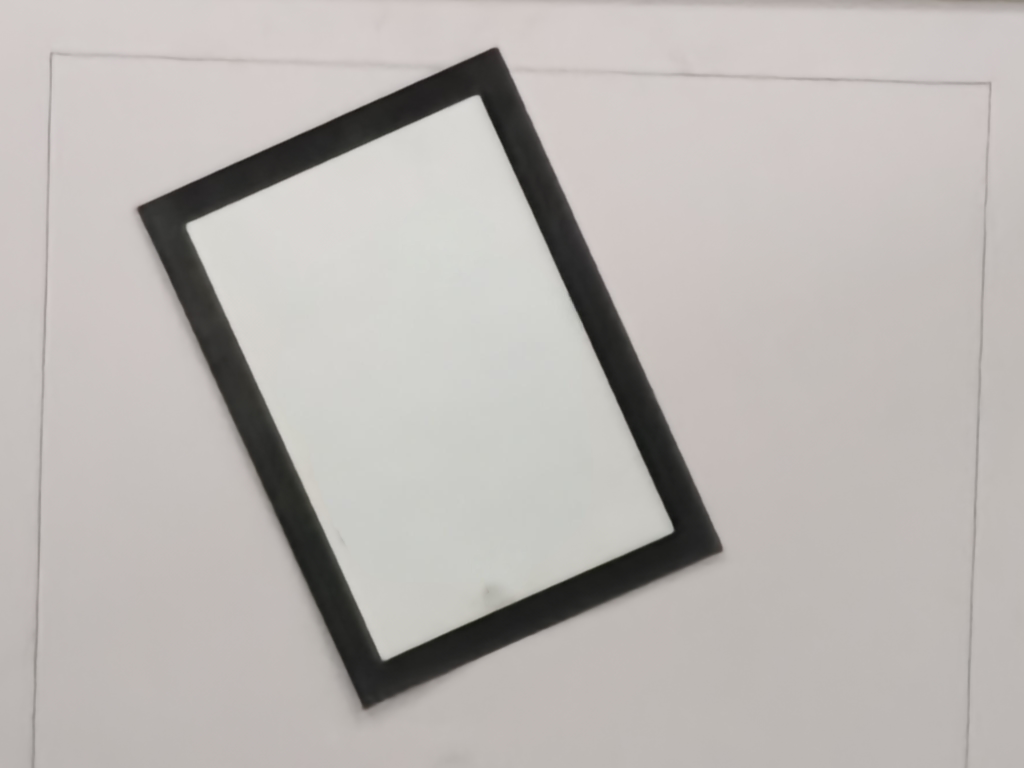
#> input picture run/black.jpg, 4096 x 3072 px, given in place of the camera (shown at 1/4 size)
$ python detect_experiment.py
#> lines starting #> are read from the running program, lines starting #| are printed output that depends on the picture; after the words box and inside, x2 and y2 are one past the last pixel; in counts of white or black regions, pixels touching at a corner belong together
#> in main, frame is the input picture: shape (3072, 4096, 3); mean B, G, R 179, 182.3, 186.8
import cv2
import numpy as np
import process_lib.image_lib as lb
import process_lib.control_lib as ctrl
from multiprocessing import shared_memory, Value, Pipe
import time
import math
import os

CAMERA_FPS = 30
CAMERA_WIDTH = 1280 # 1080p 1920*1080
CAMERA_HEIGHT = 720 # 1080p 1920*1080
FRAME_CENTER_X = CAMERA_WIDTH // 2
FRAME_CENTER_Y = CAMERA_HEIGHT // 2
MIN_AREA = 35000
MAX_AREA = 1000000 # 原阈值为70000
MIN_LASER_AREA = 0
MAX_LASER_AREA = 5000
white = np.full((CAMERA_HEIGHT, CAMERA_WIDTH), 255, dtype=np.uint8)

# 打开摄像头
def open_camera():
    try:
        cap = cv2.VideoCapture(0)
        cap.set(cv2.CAP_PROP_FPS, CAMERA_FPS)
        cap.set(cv2.CAP_PROP_FRAME_WIDTH, CAMERA_WIDTH)
        cap.set(cv2.CAP_PROP_FRAME_HEIGHT, CAMERA_HEIGHT)
        cap.set(cv2.CAP_PROP_FOURCC, cv2.VideoWriter_fourcc('M','J','P','G'))
        cap.set(cv2.CAP_PROP_AUTO_EXPOSURE, 3)
        cap.set(cv2.CAP_PROP_EXPOSURE, 20)
        actual_auto_exp = cap.get(cv2.CAP_PROP_AUTO_EXPOSURE)
        actual_exp = cap.get(cv2.CAP_PROP_EXPOSURE)
        print(f"Camera settings: Auto Exposure={actual_auto_exp}, Exposure={actual_exp}")
        return cap
    except Exception as e:
        print(f"Error opening camera: {e}")
        raise RuntimeError("Failed to open camera.")
        return None

# 预处理图像，返回纯白色图像
def preprocess_frame(frame):
    img_hsv = cv2.cvtColor(frame, cv2.COLOR_BGR2HSV)
#> img_hsv: shape (3072, 4096, 3); mean H, S, V 15.8, 11, 186.9
    white_mask = cv2.inRange(img_hsv, (0, 0, 240), (180, 15, 255))
#> white_mask: shape (3072, 4096); every value is 0
    black_mask = cv2.inRange(img_hsv, (0, 0, 0), (180, 255, 100))
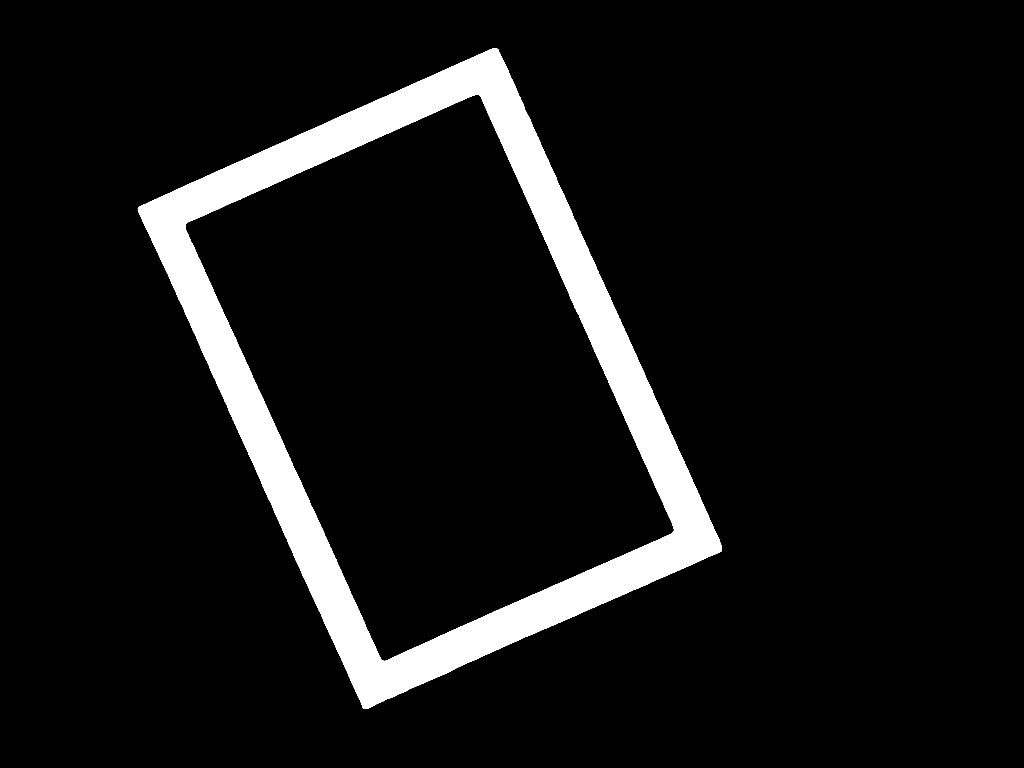
#> black_mask: shape (3072, 4096) (shown at 1/4 size); 8% white; 1 white region, box (x1, y1, x2, y2) and area: (551, 193, 2888, 2836) 1001485
    red_mask1 = cv2.inRange(img_hsv, (0, 25, 50), (15, 255, 255))
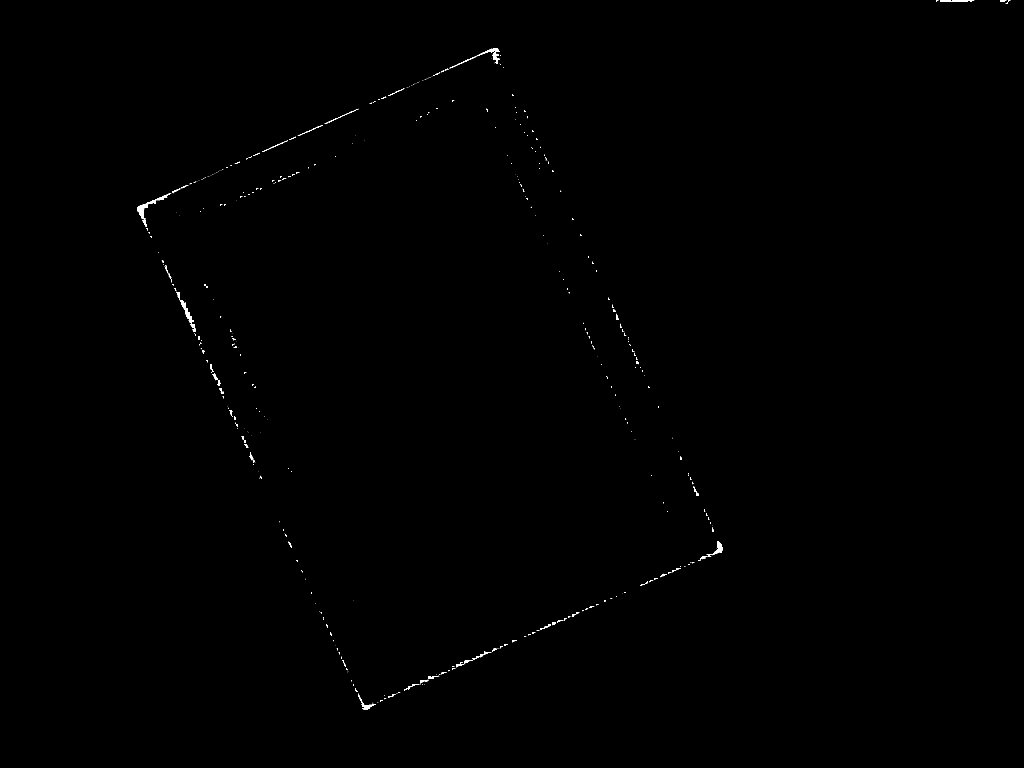
#> red_mask1: shape (3072, 4096) (shown at 1/4 size); 0.16% white; 556 white regions (394 under 20 px), largest, box (x1, y1, x2, y2) and area: (549, 772, 685, 875) 1996, (706, 1168, 774, 1306) 1588, (2826, 2166, 2889, 2228) 955
    red_mask2 = cv2.inRange(img_hsv, (165, 25, 50), (180, 255, 255))
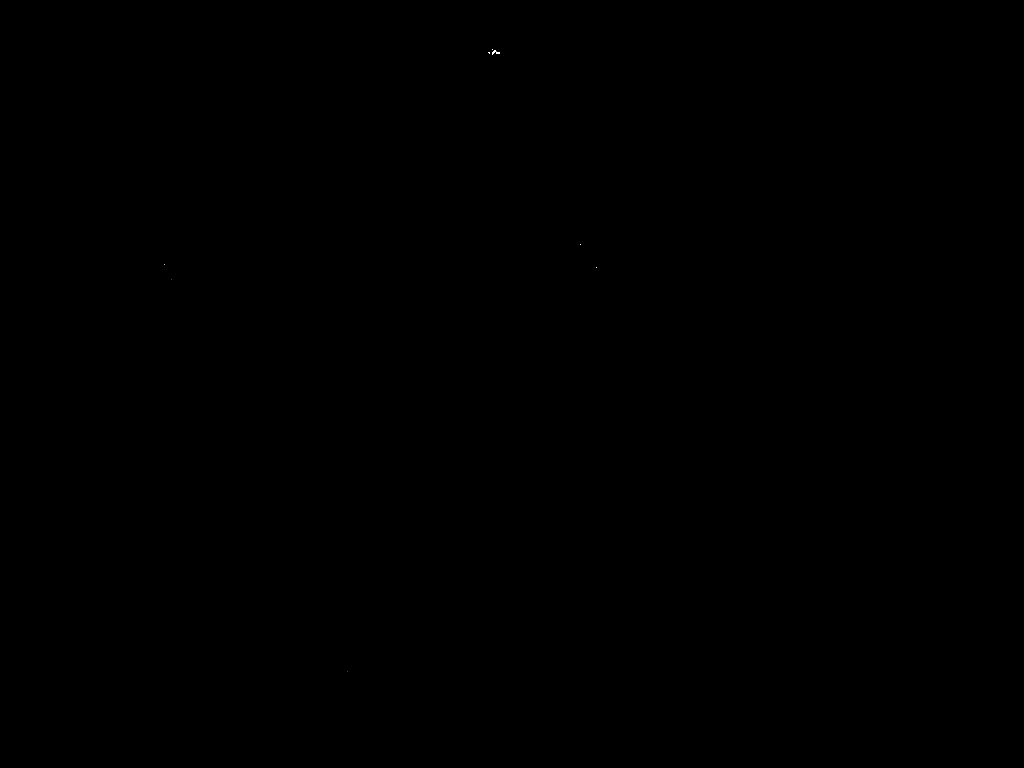
#> red_mask2: shape (3072, 4096) (shown at 1/4 size); 0% white; 8 white regions (6 under 20 px), largest, box (x1, y1, x2, y2) and area: (1968, 202, 2000, 218) 235, (1952, 208, 1960, 216) 37
    green_mask = cv2.inRange(img_hsv, (60, 50, 50), (80, 255, 255))
    red_mask = cv2.bitwise_or(red_mask1, red_mask2)
#> red_mask: shape (3072, 4096); 0.16% white; 557 white regions (396 under 20 px), largest, box (x1, y1, x2, y2) and area: (549, 772, 685, 875) 1996, (706, 1168, 774, 1306) 1588, (1907, 192, 2000, 256) 1567
    red_frame = cv2.bitwise_and(white, white, mask=red_mask)
    green_frame = cv2.bitwise_and(white, white, mask=green_mask)
    black_frame = cv2.bitwise_and(white, white, mask=black_mask)
    white_frame = cv2.bitwise_and(white, white, mask=white_mask)
    return white_frame, black_frame, red_frame, green_frame

# 寻找轮廓
# [277 lines left out: functions find_contours, get_route_vertices, vertice_to_box, warp, get_target_pixel, _find_intersection and 8 more, not called in this run]

def main(conn=None):
    # 显示FPS
    last_time = time.time()
    current_time = time.time()
    fps = 0
    frame_count = 0
    last_red = (0, 0)
    last_green = (0, 0)
    # 打开摄像头
    cap = open_camera()
    if cap is None:
        return
    ret, frame = cap.read()
    warped = frame
    if not ret:
        print("Failed to grab initial frame")
        cap.release()
        return
    phase = 0
    try:
        while True:
            route_vertices = []
            target_pixel = (0, 0)
            bounding_rect = None
            roi_center = (0, 0)
            redx, redy = 0, 0
            greenx, greeny = 0, 0
            last_valid_vertices = []
            # 获取图像
            _, frame = cap.read()
            # [5 lines of commented-out code are left out]
            gray = cv2.cvtColor(frame, cv2.COLOR_BGR2GRAY)
            # 寻找轮廓(包含尺寸筛选)
            white_frame, black_frame, red_frame, green_frame= preprocess_frame(frame)
            kernel = cv2.getStructuringElement(cv2.MORPH_RECT, (3, 3))
            white_frame = cv2.morphologyEx(white_frame, cv2.MORPH_CLOSE, kernel, iterations=1)
            black_frame = cv2.morphologyEx(black_frame, cv2.MORPH_CLOSE, kernel, iterations=5)
            black_roi = black_frame
            red_roi = red_frame
            green_roi = green_frame
            black_contours = find_contours(black_frame)
            # 筛选轮廓
            valid_vertices = lb.Find_Poly(black_contours, shape=4, factor=0.1)
            # 将轮廓顶点转换为矩形框，此处包含了对轮廓中心点距离图像中心的筛选
            valid_vertices = vertice_to_box(valid_vertices)
            last_valid_vertices = valid_vertices
            red_center, green_center = get_laser_point_via_white(white_frame, red_frame, green_frame, red_frame, green_frame, last_red, last_green, (0, 0), (CAMERA_WIDTH, CAMERA_HEIGHT))
            redx, redy = red_center
            greenx, greeny = green_center
            last_red = red_center
            last_green = green_center
            if redx != 0 and redy != 0:
                cv2.circle(frame, (redx, redy), 5, (0, 0, 255), -1)
            # 进行数据发送
            if conn is not None and redx != 0 and redy != 0:
                msg = [0, redx, redy]
                conn.send(msg)

            # 显示图像
            frame = cv2.resize(frame, (640, 360))  # Resize for better display
            cv2.imshow('Original Frame', frame)
            if cv2.waitKey(1) & 0xFF == ord('q'):
                break
            frame_count += 1
            current_time = time.time()
            if current_time - last_time >= 1.0:
                fps = frame_count / (current_time - last_time)
                print(f"FPS: {fps:.2f}")
                frame_count = 0
                last_time = current_time

    except KeyboardInterrupt:
        print("Interrupted by user")
    except Exception as e:
        print(f"An error occurred: {e}")
    finally:
        cap.release()
        cv2.destroyAllWindows()

if __name__ == "__main__":
    main()
